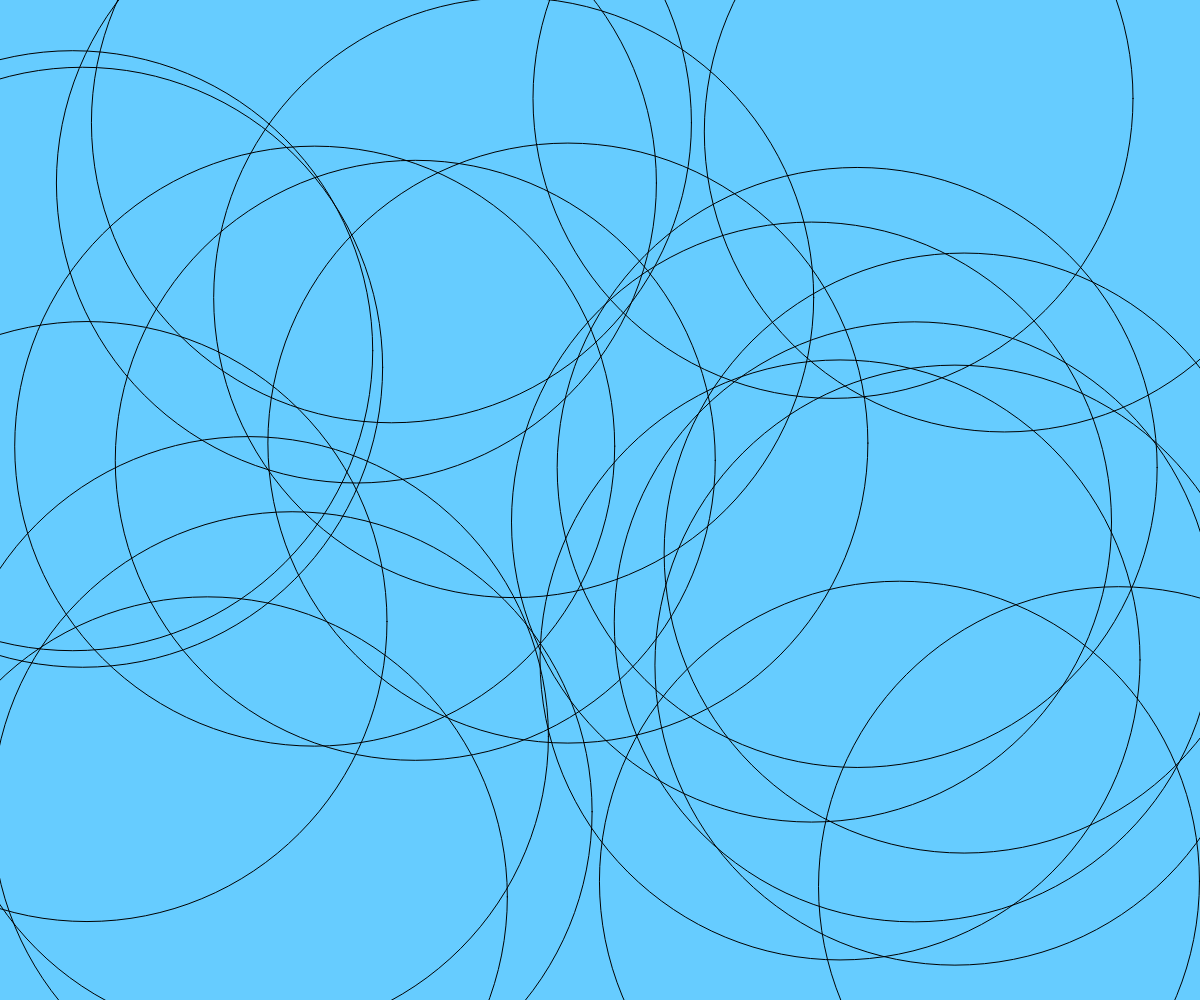
Frame 1 (no input)
Frame 60 (no input): identical to frame 1, image omitted
Frame 120 (the mouse pressed at the canvas centre since frame 60): identical to frame 1, image omitted

The p5.js sketch that drew this single still picture (run headless with seeded random() and noise() and a simulated clock; from frame 60 on, the mouse is pressed at the canvas centre):

// p5.js sketch
// ── sketch.js
var r = 0;
var circ = 22;
var posX = [];
var posY = [];
var status = "up"
function setup(){

	createCanvas(windowWidth,windowHeight);
	noFill();
	frameRate(26);

//size of the circles
	sizeW = width/2;
	sizeH = height/2;
//for loop to make random circles at random places
	for (var i = 0; i < circ; i++) { 
        posX[i] = random(width);
	}

	for (var i = 0; i < circ; i++) {
		posY[i] = random(height);
	}

}

function draw (){

	background(102, 204, 255);
	 
	 //the loop that creates more ripples/circles
	 for (var i = 0; i < circ; i++) {
	 circle(posX[i], posY[i], sizeW, sizeH);
     
    }

//to ensure you can freeze the ripples from expanding
    if (status == "up") {
  	r+=0.01;      
  }
  
  }   


function mousePressed(){//stop the ripples from expanding

	if (circle >= windowWidth, windowHeight){
       status++;
        }
    }


function circle (x,y, width, height){
	noFill();
	stroke(0,153,204);
	ellipse(x, y, width*r+44, height*r);
}
